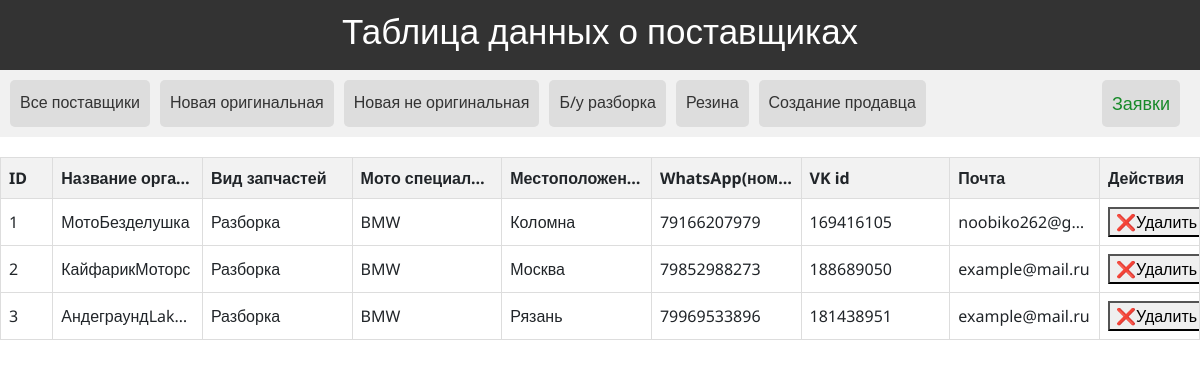
The page / on the database its author committed.
### spambot/core/models/seller.py (models this page shows)
class WholesaleCustomer(Base):
    __tablename__ = "customer"
    id = Column(Integer, primary_key=True)
    name_organization = Column(String, nullable=False)
    type_part = Column(String, nullable=False)
    specialization = Column(String, default="запчасти", nullable=False)
    location = Column(String, default=None)
    whatsapp = Column(Integer, default=None)
    vk_id = Column(Integer, default=None)
    email = Column(String, default=None)
    date_add = Column(DateTime, default=datetime.now)
    applications = relationship("Association", back_populates="customer")

### spambot/seller_social_main/views_main.py (the view)
@route.get("/", response_class=HTMLResponse)
async def test_all(
        request: Request,
        session: AsyncSession = Depends(db_helper.scoped_session_dependency)
):
    result = await crud.get_sellers(session=session)
    return templates.TemplateResponse("all_sellers_table.html", context={"request": request,
                                                                         "data": result})

### spambot/templates/all_sellers_table.html (shortened to what this page needs)
{% extends "base.html" %}
{% block header %}Таблица данных о поставщиках{% endblock %}
{% block content %}
    <table>
        <thead>
        <tr>
            <th>ID</th>
            <th>Название организации</th>
            <th>Вид запчастей</th>
            <th>Мото специализация</th>
            <th>Местоположение</th>
            <th>WhatsApp(номер телефона)</th>
            <th>VK id</th>
            <th>Почта</th>
            <th style="width: 100px">Действия</th>
        </tr>
        </thead>
        <tbody>
        {% for elem in data %}
            <tr id="sellerRow{{ elem.id }}">
                <td>{{ elem.id }}</td>
                <td>{{ elem.name_organization }}</td>
                <td>{{ elem.type_part }}</td>
                <td>{{ elem.specialization }}</td>
                <td>{{ elem.location }}</td>
                <td>{{ elem.whatsapp }}</td>
                <td>{{ elem.vk_id }}</td>
                <td>{{ elem.email }}</td>
                <td>
                    <button onclick="confirmDelete({{ elem.id }})">❌Удалить</button>
                </td>
            </tr>
        {% endfor %}
        </tbody>
    </table>
{% endblock %}

### spambot/templates/base.html (shortened to what this page needs)
<!DOCTYPE html>
<html lang="en">
<head>
    <link rel="stylesheet" href="https://maxcdn.bootstrapcdn.com/bootstrap/4.0.0/css/bootstrap.min.css"
>
    <link rel="stylesheet" href="https://cdnjs.cloudflare.com/ajax/libs/select2/4.0.13/css/select2.min.css">
</head>
<body>
<header>
    <h1 style="font-size: 35px">{% block header %}Ваш заголовок{% endblock %}</h1>
</header>
<nav>
    <a href="{{ url_for('test_all') }}" class="nav-link">Все поставщики</a>
    <a href="{{ url_for('new_original') }}" class="nav-link">Новая оригинальная</a>
    <a href="{{ url_for('new_no_original') }}" class="nav-link">Новая не оригинальная</a>
    <a href="{{ url_for('test_razborka') }}" class="nav-link">Б/у разборка</a>
    <a href="{{ url_for('tires') }}" class="nav-link">Резина</a>
    <a href="{{ url_for('test_add') }}" class="nav-link">Создание продавца</a>
    <a style="font-size: 18px; margin-left: auto; color: #178a29" href="{{ url_for('applications_sending') }}"
       class="nav-link">Заявки</a>
</nav>
{% block content %}{% endblock %}
</body>
</html>

### spambot/templates/all_sellers_table.html (style rules this page uses)
table { width: 100%; border-collapse: collapse; margin-top: 20px; }
th, td { border: 1px solid #ddd; padding: 8px; text-align: left; white-space: nowrap; overflow: hidden; text-overflow: ellipsis; max-width: 100px; }
th { background-color: #f2f2f2; }

### spambot/templates/base.html (style rules this page uses)
body { font-family: Noto Sans, sans-serif; margin: 0; padding: 0; }
header { background-color: #333; color: #fff; padding: 10px; text-align: center; }
nav { display: flex; justify-content: flex-start; background-color: #f1f1f1; padding: 10px; }
.nav-link { text-decoration: none; color: #333; padding: 10px; border-radius: 5px; display: inline-block; cursor: pointer; background-color: #ddd; border: none; margin-right: 10px; }

### rows shown on the page
WholesaleCustomer: id "1", name_organization "МотоБезделушка", type_part "Разборка", specialization "BMW", location "Коломна", whatsapp "79166207979", vk_id "169416105", email "noobiko262@g…"
WholesaleCustomer: id "2", name_organization "КайфарикМоторс", type_part "Разборка", specialization "BMW", location "Москва", whatsapp "79852988273", vk_id "188689050", email "example@mail.ru"
WholesaleCustomer: id "3", name_organization "АндеграундLak…", type_part "Разборка", specialization "BMW", location "Рязань", whatsapp "79969533896", vk_id "181438951", email "example@mail.ru"
